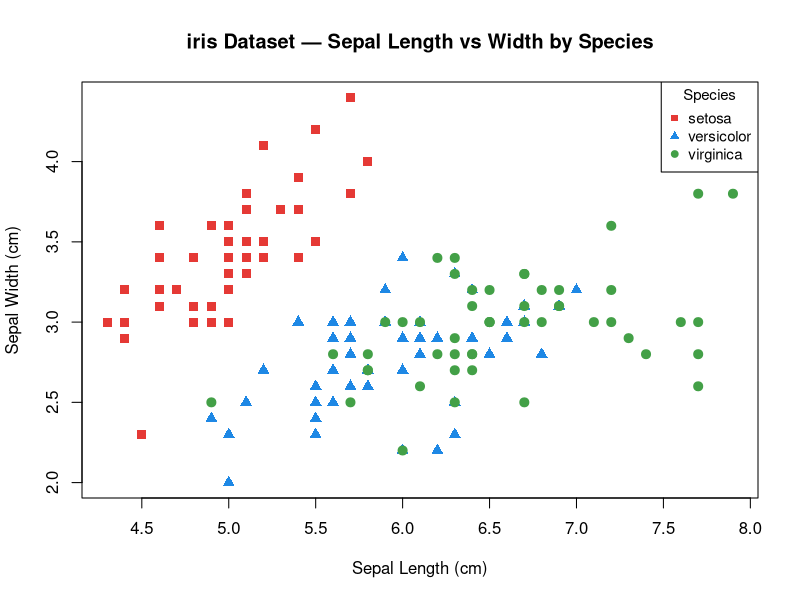

Write the R code that produced this figure.
# ============================================================
#  BCA 4th Semester | R Programming Assignment
#  Student  : Anish Dawan
#  Deadline : 10 April 2026
# ============================================================

# ── Q1 [Unit 1] All Data Types with Verification ────────────
cat("===== Q1: R Data Types =====\n")

# Integer
age <- 21L
cat(sprintf("integer   | value: %-8s | is.integer: %s | class: %s\n",
            age, is.integer(age), class(age)))

# Double
height <- 5.9
cat(sprintf("double    | value: %-8s | is.double : %s | class: %s\n",
            height, is.double(height), class(height)))

# Character
name <- "Anish Dawan"
cat(sprintf("character | value: %-12s | is.character: %s | nchar: %d\n",
            name, is.character(name), nchar(name)))

# Logical
is_pass <- TRUE
cat(sprintf("logical   | value: %-8s | is.logical : %s\n",
            is_pass, is.logical(is_pass)))

# Complex
z <- 3 + 4i
cat(sprintf("complex   | value: %-8s | Mod: %.2f | Arg: %.4f rad\n",
            z, Mod(z), Arg(z)))

# Raw
raw_val <- chartr("", "", "A")
r <- as.raw(65L)  # ASCII 65 = 'A'
cat(sprintf("raw       | value: %s | is.raw: %s\n\n", r, is.raw(r)))

# Type conversion table
cat("Type Conversion Table:\n")
cat(sprintf("  %-10s → integer: %-5s char: %-10s logical: %s\n",
            "3.7", as.integer(3.7), as.character(3.7), as.logical(3.7)))
cat(sprintf("  %-10s → integer: %-5s double: %-10s logical: %s\n",
            "TRUE", as.integer(TRUE), as.double(TRUE), as.logical(TRUE)))
cat(sprintf("  %-10s → double : %-10s logical: %s\n\n",
            '"0"', as.double("0"), as.logical("TRUE")))


# ── Q2 [Unit 2] Matrix Operations ───────────────────────────
cat("===== Q2: Matrix Operations =====\n")

M <- matrix(c(2, 4, 1,
              7, 3, 8,
              5, 6, 9),
            nrow = 3, ncol = 3, byrow = TRUE)

cat("Original Matrix M:\n"); print(M)

cat("\nTranspose of M:\n");         print(t(M))
cat("\nRow Sums  :", rowSums(M),   "\n")
cat("Col Sums  :", colSums(M),    "\n")
cat("Row Means :", rowMeans(M),   "\n")
cat("Col Means :", colMeans(M),   "\n")
cat("\nM × 5:\n");                  print(M * 5)
cat("\nM² (element-wise):\n");      print(M ^ 2)
cat("\nMatrix Multiplication M × M:\n"); print(M %*% M)

# Determinant & inverse (needs non-singular matrix)
det_M <- det(M)
cat(sprintf("\nDeterminant of M : %.2f\n", det_M))
if (abs(det_M) > 1e-10) {
  inv_M <- solve(M)
  cat("Inverse of M:\n"); print(round(inv_M, 4))
  cat("Verify M × inv(M) ≈ Identity:\n")
  print(round(M %*% inv_M, 6))
}

# Diagonal and trace
cat(sprintf("\nMain Diagonal : %s\n", paste(diag(M), collapse = ", ")))
cat(sprintf("Trace (sum of diag): %d\n\n", sum(diag(M))))


# ── Q3 [Unit 2] iris Dataset — Colour-coded Scatter ─────────
cat("===== Q3: iris Dataset — Species Scatter Plot =====\n")

data(iris)
cat(sprintf("Dataset: %d rows × %d columns\n", nrow(iris), ncol(iris)))
cat("Species:\n")
for (sp in levels(iris$Species)) {
  n <- sum(iris$Species == sp)
  cat(sprintf("  %-15s: %d observations\n", sp, n))
}

# Summary stats per species
cat("\nSepal.Length by Species:\n")
for (sp in levels(iris$Species)) {
  sub <- iris[iris$Species == sp, "Sepal.Length"]
  cat(sprintf("  %-15s: mean=%.2f  sd=%.2f  range=%.1f–%.1f\n",
              sp, mean(sub), sd(sub), min(sub), max(sub)))
}

# Scatter plot with colour per species
species_cols <- c("setosa" = "#E53935",
                  "versicolor" = "#1E88E5",
                  "virginica"  = "#43A047")
plot(
  iris$Sepal.Length, iris$Sepal.Width,
  col  = species_cols[as.character(iris$Species)],
  pch  = c(setosa=15, versicolor=17, virginica=19)[as.character(iris$Species)],
  cex  = 1.2,
  main = "iris Dataset — Sepal Length vs Width by Species",
  xlab = "Sepal Length (cm)",
  ylab = "Sepal Width (cm)"
)
legend("topright",
       legend = levels(iris$Species),
       col    = unname(species_cols),
       pch    = c(15,17,19),
       title  = "Species", cex = 0.9)

# Correlation per species
cat("\nCorrelation(Sepal.Length, Sepal.Width) by Species:\n")
for (sp in levels(iris$Species)) {
  sub <- iris[iris$Species == sp, ]
  r   <- cor(sub$Sepal.Length, sub$Sepal.Width)
  cat(sprintf("  %-15s: r = %+.4f\n", sp, r))
}
cat("\n")


# ── Q4 [Unit 3] Nested Loops — Star Patterns ────────────────
cat("===== Q4: Star Patterns with Nested Loops =====\n")

rows <- 6L

# Pattern 1: Right triangle
cat("Pattern 1 — Right Triangle:\n")
for (i in 1:rows) {
  cat(strrep("* ", i), "\n", sep = "")
}

# Pattern 2: Inverted triangle
cat("\nPattern 2 — Inverted Triangle:\n")
for (i in rows:1) {
  cat(strrep("* ", i), "\n", sep = "")
}

# Pattern 3: Pyramid
cat("\nPattern 3 — Pyramid:\n")
for (i in 1:rows) {
  cat(strrep(" ", rows - i))
  cat(strrep("* ", i))
  cat("\n")
}

# Pattern 4: Diamond
cat("\nPattern 4 — Diamond:\n")
for (i in 1:rows) {
  cat(strrep(" ", rows - i))
  cat(strrep("* ", i))
  cat("\n")
}
for (i in (rows-1):1) {
  cat(strrep(" ", rows - i))
  cat(strrep("* ", i))
  cat("\n")
}

# Pattern 5: Number triangle
cat("\nPattern 5 — Number Triangle:\n")
for (i in 1:rows) {
  for (j in 1:i) cat(j, "")
  cat("\n")
}

# Pattern 6: Pascal's triangle (bonus)
cat("\nBonus — Pascal's Triangle (6 rows):\n")
pascal <- function(n) {
  row <- 1L
  for (i in 1:n) {
    cat(strrep("  ", n - i))
    cat(paste(row, collapse = "  "), "\n")
    row <- c(0L, row) + c(row, 0L)
  }
}
pascal(6L)
